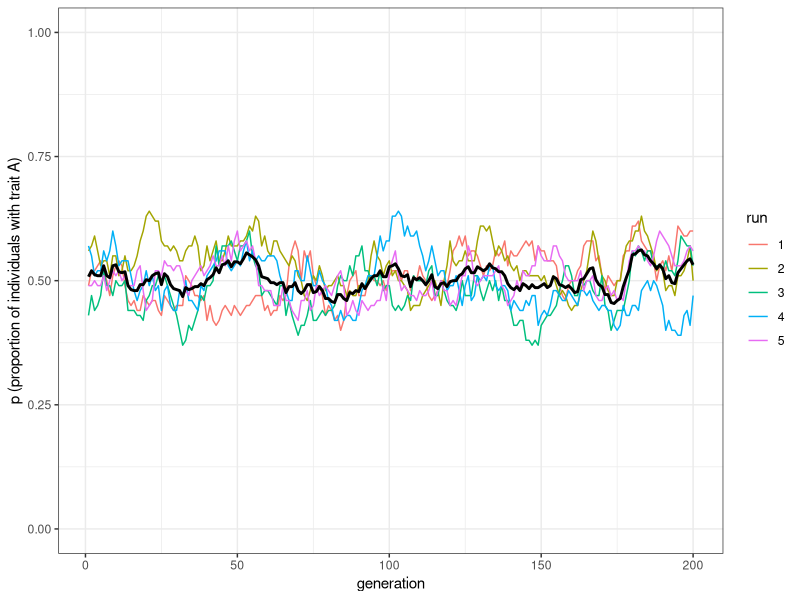
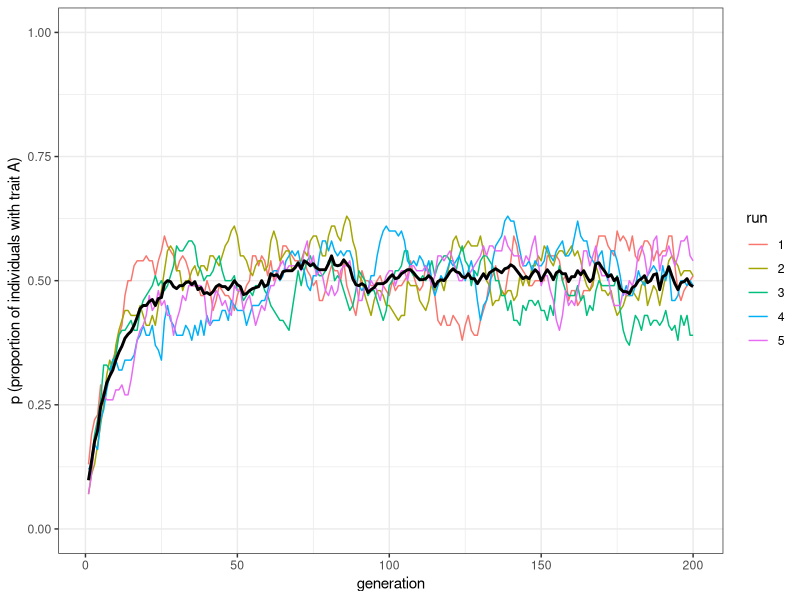
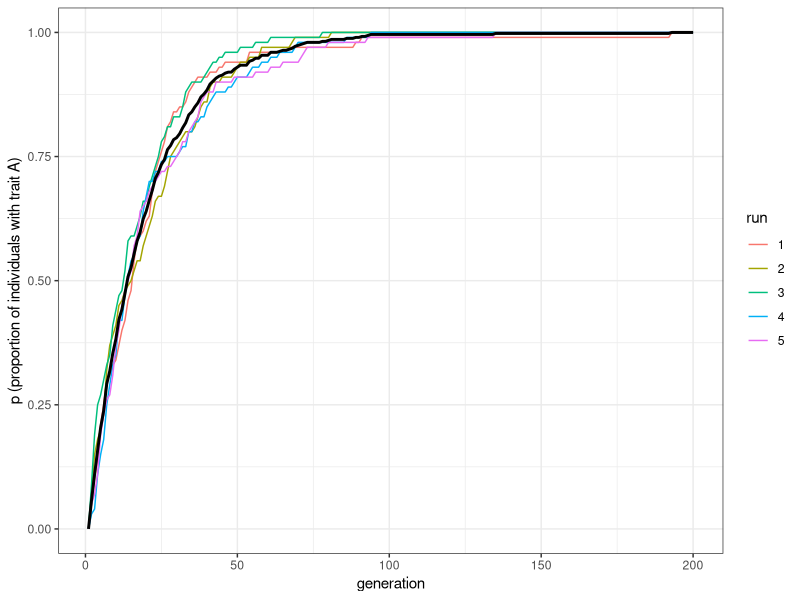
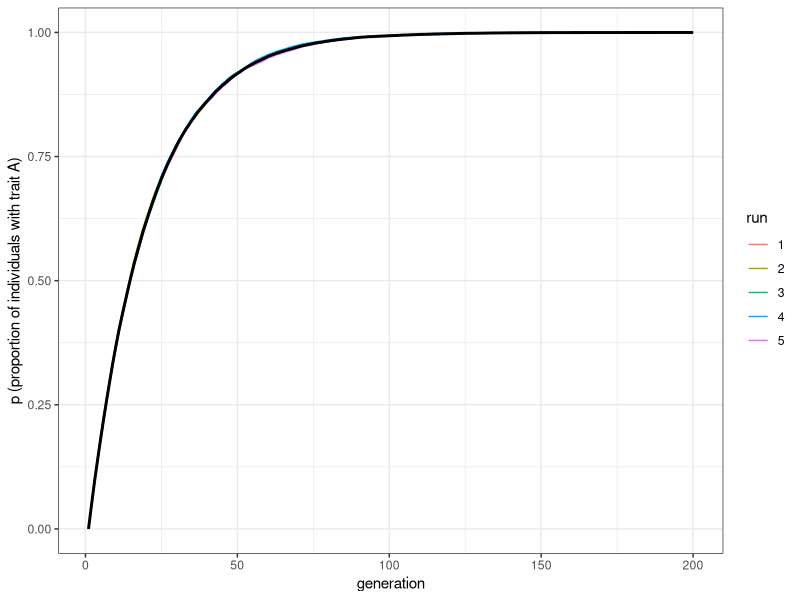
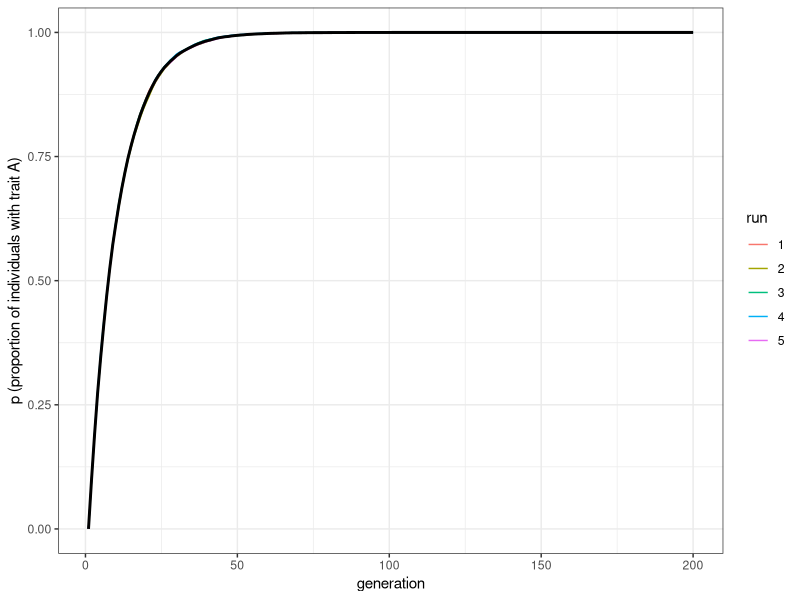
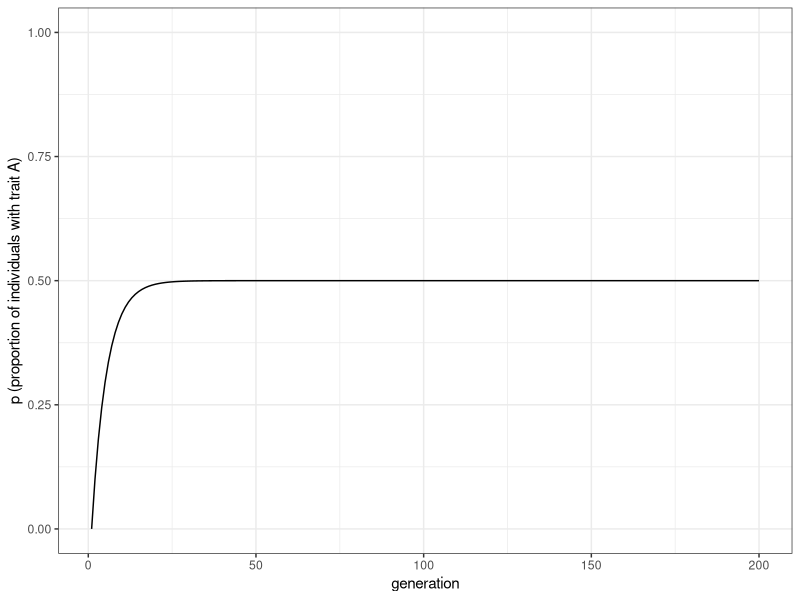
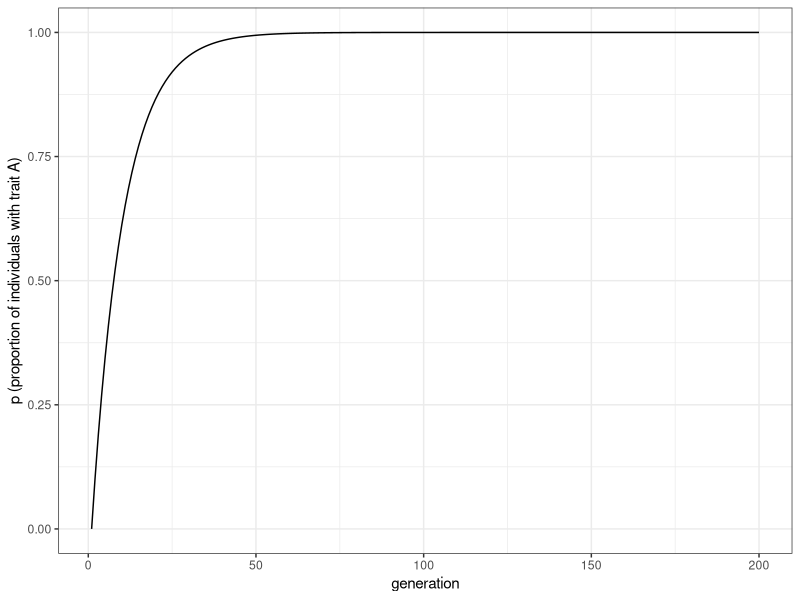

Recreate these plots in R, in order.
## ---- chunk 1
library(tidyverse)
set.seed(111)

unbiased_mutation <- function(N, mu, p_0, t_max, r_max) {
  output <- tibble(generation = rep(1:t_max, r_max), p = as.numeric(rep(NA, t_max * r_max)), run = as.factor(rep(1:r_max, each = t_max))) # create the output tibble

  for (r in 1:r_max) {
    population <- tibble(trait = sample(c("A", "B"), N, replace = TRUE, prob = c(p_0, 1 - p_0)))

    output[output$generation == 1 & output$run == r, ]$p <- sum(population$trait == "A") / N # add first generation's p for run r
    for (t in 2:t_max) {
      previous_population <- population # copy individuals to previous_population tibble

      mutate <- sample(c(TRUE, FALSE), N, prob = c(mu, 1 - mu), replace = TRUE) # determine 'mutant' individuals

      if (nrow(population[mutate & previous_population$trait == "A", ]) > 0) { # if there are 'mutants' from A to B
        population[mutate & previous_population$trait == "A", ]$trait <- "B" # then flip them to B
      }

      if (nrow(population[mutate & previous_population$trait == "B", ]) > 0) { # if there are 'mutants' from B to A
        population[mutate & previous_population$trait == "B", ]$trait <- "A" # then flip them to A
      }
      output[output$generation == t & output$run == r, ]$p <- sum(population$trait == "A") / N # get p and put it into output slot for this generation t and run r
    }
  }
  output # export data from function
}
## ---- chunk 2
plot_multiple_runs <- function(data_model) {
  ggplot(data = data_model, aes(y = p, x = generation)) +
    geom_line(aes(colour = run)) +
    stat_summary(fun.y = mean, geom = "line", size = 1) +
    ylim(c(0, 1)) +
    theme_bw() +
    labs(y = "p (proportion of individuals with trait A)")
}
## ---- chunk 3
data_model <- unbiased_mutation(N = 100, mu = 0.05, p_0 = 0.5, t_max = 200, r_max = 5)
plot_multiple_runs(data_model)
## ---- chunk 4
data_model <- unbiased_mutation(N = 100, mu = 0.05, p_0 = 0.1, t_max = 200, r_max = 5)
plot_multiple_runs(data_model)
## ---- chunk 5
biased_mutation <- function(N, mu_b, p_0, t_max, r_max) {
  output <- tibble(generation = rep(1:t_max, r_max), p = as.numeric(rep(NA, t_max * r_max)), run = as.factor(rep(1:r_max, each = t_max))) # create the output tibble

  for (r in 1:r_max) {
    population <- tibble(trait = sample(c("A", "B"), N, replace = TRUE, prob = c(p_0, 1 - p_0)))

    output[output$generation == 1 & output$run == r, ]$p <- sum(population$trait == "A") / N # add first generation's p for run r
    for (t in 2:t_max) {
      previous_population <- population # copy individuals to previous_population tibble

      mutate <- sample(c(TRUE, FALSE), N, prob = c(mu_b, 1 - mu_b), replace = TRUE) # find 'mutant' individuals

      if (nrow(population[mutate & previous_population$trait == "B", ]) > 0) {
        population[mutate & previous_population$trait == "B", ]$trait <- "A" # if individual was B and mutates, flip to A
      }
      output[output$generation == t & output$run == r, ]$p <- sum(population$trait == "A") / N # get p and put it into output slot for this generation t and run r
    }
  }
  output # export data from function
}
## ---- chunk 6
data_model <- biased_mutation(N = 100, mu_b = 0.05, p_0 = 0, t_max = 200, r_max = 5)
plot_multiple_runs(data_model)
## ---- chunk 7
data_model <- biased_mutation(N = 10000, mu_b = 0.05, p_0 = 0, t_max = 200, r_max = 5)
plot_multiple_runs(data_model)
## ---- chunk 8
data_model <- biased_mutation(N = 10000, mu_b = 0.1, p_0 = 0, t_max = 200, r_max = 5)
plot_multiple_runs(data_model)
## ---- chunk 9

p_0 <- 0
t_max <- 200
mu <- 0.1

pop_analytical <- tibble(p = rep(NA, t_max), generation = 1:t_max)
pop_analytical$p[1] <- p_0

for (i in 2:t_max) {
  pop_analytical$p[i] <- pop_analytical$p[i - 1] * (1 - mu) + (1 - pop_analytical$p[i - 1]) * mu
}

ggplot(data = pop_analytical, aes(y = p, x = generation)) +
  geom_line() +
  ylim(c(0, 1)) +
  theme_bw() +
  labs(y = "p (proportion of individuals with trait A)")
## ---- chunk 10

p_0 <- 0
t_max <- 200
mu_b <- 0.1

pop_analytical <- tibble(p = rep(NA, t_max), generation = 1:t_max)
pop_analytical$p[1] <- p_0

for (i in 2:t_max) {
  pop_analytical$p[i] <- pop_analytical$p[i - 1] + (1 - pop_analytical$p[i - 1]) * mu_b
}

ggplot(data = pop_analytical, aes(y = p, x = generation)) +
  geom_line() +
  ylim(c(0, 1)) +
  theme_bw() +
  labs(y = "p (proportion of individuals with trait A)")
